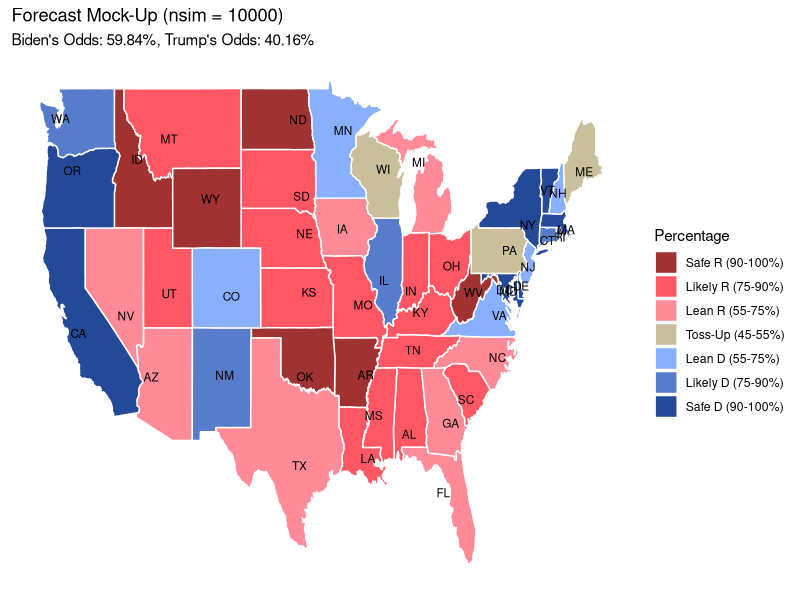

Recreate this plot in R.

library(tidyverse)
library(ggplot2)
library(stringr)
library(maps)
library(dplyr)


pres<-read_csv("president_polls.csv")
presids<-c("19368","16651","31042") # Kennedy should probably be in this
biden_trump_ids<-c("19368","16651")

diff<-as.numeric(range(as.Date(pres$end_date, format = "%m/%d/%y")))
max_diff<-as.numeric(diff[2]-diff[1])


check_biden_vs_trump<-pres%>%
  filter(candidate_id%in%biden_trump_ids)%>%
  group_by(poll_id,question_id)%>%
  summarise(candidate_id=sum(as.numeric(candidate_id)))%>%
  filter(candidate_id==sum(as.numeric(biden_trump_ids)))

poll_data<-pres%>%
  mutate(end_date=as.Date(pres$end_date, format = "%m/%d/%y"))%>% # make the dates date type objects
  filter(candidate_id%in%biden_trump_ids)%>%
  filter(question_id%in%check_biden_vs_trump$question_id 
         & poll_id%in%check_biden_vs_trump$poll_id)%>%
  mutate(pct=as.numeric(pct)/100)%>%
  mutate(time_weight=1-(diff[2]-as.numeric(end_date))/max_diff)%>% # add a linear weight to the polls by recency. 
  mutate(weight = ifelse(is.na(sample_size),111,sample_size) *
           ifelse(is.na(numeric_grade),0.5,numeric_grade) *
           time_weight * time_weight)

biden_data<-poll_data%>%
  filter(candidate_name=="Joe Biden")
trump_data<-poll_data%>%
  filter(candidate_name=="Donald Trump")


# ggplot()+
#   geom_density(data=biden_data,aes(x=pct),color="blue")+
#   geom_density(data=trump_data,aes(x=pct),color="red")+
#   geom_vline(xintercept =mean(trump_data$pct),color="red")+
#   geom_vline(xintercept =mean(biden_data$pct),color="blue")

diff_mean<-mean(biden_data$pct) - mean(trump_data$pct)

prob_trump_beats_biden <- function(biden_data, trump_data) {

# Weighted difference
weighted_difference <- sum((biden_data$pct - trump_data$pct) * biden_data$weight) / sum(biden_data$weight)

normalized_weights <- biden_data$weight / sum(biden_data$weight)


# Weighted variance
var_biden <- sum(normalized_weights * (biden_data$pct - weighted_difference)^2)
var_trump <- sum(normalized_weights * (trump_data$pct - weighted_difference)^2)
weighted_var_difference <- var_biden + var_trump
se_difference <- sqrt(weighted_var_difference)

# P-value from the Z-score
z_score <- weighted_difference / se_difference
p_value <- pnorm(-z_score, lower.tail = TRUE)

prob_trump_beats_biden<-p_value
return(prob_trump_beats_biden)

}

states = sort(unique(pres$state))

pvals<-c()
for (statename in states){
  bdat<-poll_data%>%
    filter(candidate_name=="Joe Biden",state==statename)
  tdat<-poll_data%>%
    filter(candidate_name=="Donald Trump",state==statename)
  pvals<-c(pvals,prob_trump_beats_biden(bdat,tdat))
}

state_probs<-as.data.frame(cbind(states,pvals))
summary(pvals)

#turns out there's no polling data for Delaware (outside of RFK's janky metric) so
# I just set it equal to Oregon.
pvals[8]=pvals[40]
state_probs[8,2]=state_probs[40,2]

#now define a softmax style forcing function bc there is not a 30% chance trump wins MA/CA
tanh_transform <- function(x, a = 5) {
  return((tanh(a * (x - 0.5)) + 1) / 2)
}


#### Begin simulating ####

electoral_college<-read_csv("Electoral_College.csv") 
colnames(electoral_college)[1]="states"

# Add in DoC as the same as Maryland
state_probs<-rbind(state_probs,c("District of Columbia",0.283858067668726))

state_probs<-state_probs%>%
  filter(!str_detect(states,"CD-"))

state_probs<-merge(state_probs,electoral_college,by="states")


bidenwins<-rep(0,51)
trumpwins<-rep(0,51)
outcome<-as.data.frame(cbind(state_probs$states,bidenwins,trumpwins))
outcome<-rbind(outcome,c("Election",0,0))


numsim<-10000
for(i in 1:numsim){
  
  # make a random systematic polling/prediction error
  # choose a=10 bc it gives me a 95% chance trump takes Wyoming
  dep_pct<-rnorm(1,mean=0,sd=0.01)
  state_probs$new_pvals<-tanh_transform(as.numeric(state_probs$pvals)+dep_pct,a=10)
  
  t_ec_count<-0
  
  for(j in 1:nrow(state_probs)){
    res<-as.numeric(rbinom(1,1,state_probs$new_pvals[j]))
    t_ec_count = t_ec_count + res*state_probs$Electoral_College_Votes[j]
    
    outcome[j,3]=as.numeric(outcome[j,3])+res
    outcome[j,2]=as.numeric(outcome[j,2])+1-res
  }
  
  ifelse(t_ec_count>=270,outcome[52,3]<-(as.numeric(outcome[52,3])+1),
         ifelse(t_ec_count<270,outcome[52,2]<-(as.numeric(outcome[52,2])+1),NULL)
  )

}

#### Simulation Complete ####

#### Beginning map plot ####

us_map <- map_data("state")

# Merge with your data
results<-outcome[1:51,]
results$V1=tolower(results$V1)
results$percentage=as.numeric(results$bidenwins)/numsim
results$st<-state_probs$Abb_State

election_result<-c(as.numeric(outcome[52,2])/numsim,as.numeric(outcome[52,3])/numsim)



map_data <- us_map %>%
  left_join(results, by = c("region" = "V1"))

map_data$bins <- cut(map_data$percentage, breaks = breaks <- c(0, 0.1, 0.25, 0.45, 0.55, 0.75, 0.9, 1), 
                     right = TRUE,include.lowest = TRUE)

# Calculate centroid positions for state labels
label_positions <- map_data %>%
  group_by(st) %>%
  summarize(long = mean(long, na.rm = TRUE), lat = mean(lat, na.rm = TRUE), .groups = 'drop')  # Ensure grouping is dropped

# Plot the map
ggplot() +
  geom_polygon(data = map_data, aes(x = long, y = lat, group = group, fill = bins), color = "white") +
  geom_text(data = label_positions, aes(x = long, y = lat, label = st), size = 3, hjust = 0.5, vjust = 0.5) +
  # scale_fill_gradient2(low="#E81B23",mid="white",high="#00AEF3",midpoint = 0.5,
  #                      breaks = c(0.2187736,0.9086382),labels = c("Republican","Democrat"))+
  scale_fill_manual(values=c("#A03232","#FF5864","#FF8B98","#C9C09B","#89AFFF","#577CCC","#244999"),
                    labels=c("Safe R (90-100%)","Likely R (75-90%)","Lean R (55-75%)","Toss-Up (45-55%)","Lean D (55-75%)","Likely D (75-90%)","Safe D (90-100%)"))+
  labs(title = "Forecast Mock-Up (nsim = 10000)", fill = "Percentage",subtitle = paste("Biden's Odds: ",election_result[1]*100,"%, Trump's Odds: ",election_result[2]*100,"%",sep="")) +
  theme_minimal() +
  theme(axis.text = element_blank(),
        axis.title = element_blank(),
        panel.grid = element_blank(),
        panel.border = element_blank())



# c("#A03232","#FF5864","#FF8B98","#C9C09B","#89AFFF","#577CCC","#244999")



# write_csv(outcome,"sim_2_n_10000")
# results2<-rbind(results3,c("Election",5980,4020,0.598,"-","-","-"))
# raw_pvals<-state_probs$pvals
# transformed_pvals<-tanh_transform(as.numeric(state_probs$pvals),a=10)
# 
# results3<-cbind(results,raw_pvals, transformed_pvals)
# colnames(results3)[1]="states"
# 
# write_csv(results2,"Forecast Results.csv")


# biden_data$pct[0:10]
# trump_data$pct[0:10]
# trump_data$weight[0:10]
# weighted_difference
# var_biden
# var_trump
# weighted_var_difference

